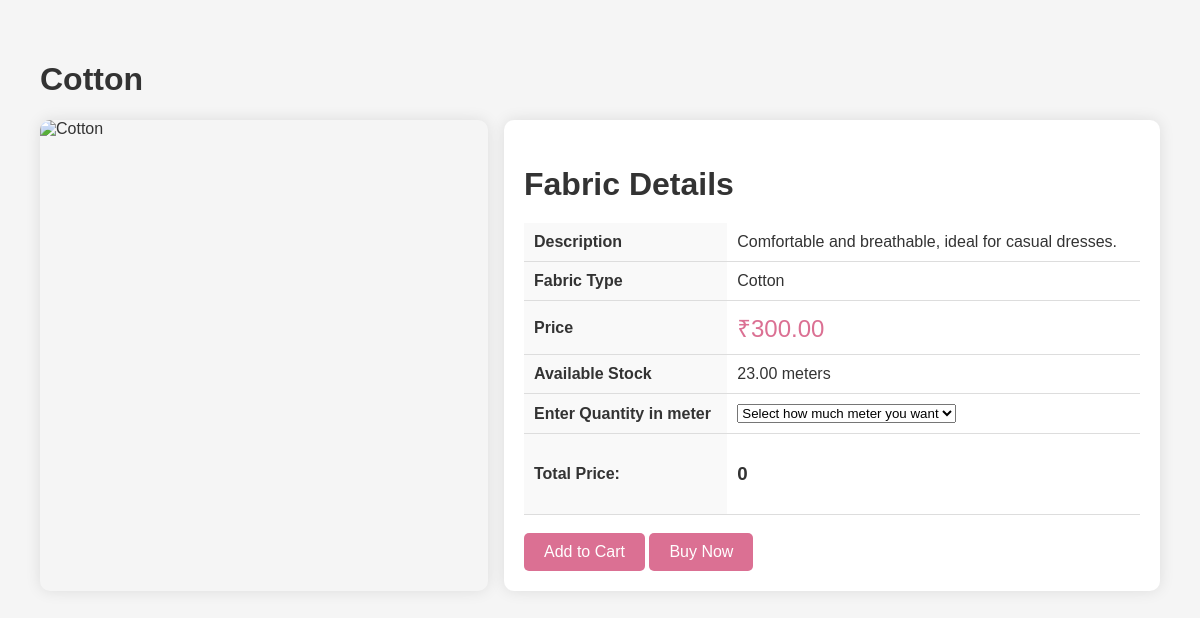
Page /admin/fabric_details.php?id=3 on the committed database.
### tables this page shows
CREATE TABLE `fabrics` (
  `FABRIC_ID` int(11) NOT NULL,
  `NAME` varchar(100) NOT NULL,
  `IMAGE_URL` varchar(255) DEFAULT NULL,
  `DESCRIPTION` text DEFAULT NULL,
  `PRICE_PER_UNIT` decimal(10,2) NOT NULL,
  `AVAILABLE_QUANTITY` decimal(10,2) NOT NULL,
  `CREATED_AT` datetime NOT NULL DEFAULT current_timestamp(),
  `visibility` tinyint(1) DEFAULT 1,
  `STOCK_STATUS` varchar(20) NOT NULL DEFAULT 'In Stock'
);

### admin/fabric_details.php (the view, shortened to what this page needs)
<?php
$dbcon = mysqli_connect("localhost", "root", "", "fashion");
if (isset($_GET['id']) && is_numeric($_GET['id'])) {
    $fabric_id = intval($_GET['id']);
    $sql = "SELECT * FROM fabrics WHERE FABRIC_ID = $fabric_id";
    $result = mysqli_query($dbcon, $sql);
    if ($result->num_rows > 0) {
        $fabric = $result->fetch_assoc();
        $stock = $fabric['AVAILABLE_QUANTITY'];
    } else {
        echo "Fabric not found.";
        exit();
    }
} else {
    echo "Invalid fabric ID.";
    exit();
}
?>
<!DOCTYPE html>
<html lang="en">
<head>
</head>
<body>
    <form action="" method="post">
    <div class="container">
        <h1><?php echo htmlspecialchars($fabric['NAME']); ?></h1>
        <div class="fabric-details">
            <img src="<?php echo htmlspecialchars($fabric['IMAGE_URL']); ?>" alt="<?php echo htmlspecialchars($fabric['NAME']); ?>">
            <div class="fabric-info">
                <h2>Fabric Details</h2>
                <table>
                    <tr>
                        <th>Description</th>
                        <td><?php echo htmlspecialchars($fabric['DESCRIPTION']); ?></td>
                    </tr>
                    <tr>
                        <th>Fabric Type</th>
                        <td><?php echo htmlspecialchars($fabric['NAME']); ?></td>
                    </tr>
                    <tr>
                        <th>Price</th>
                        <td class="price">₹<?php echo number_format($fabric['PRICE_PER_UNIT'], 2); ?></td>
                    </tr>
                    <tr>
                        <th>Available Stock</th>
                        <td><?php echo htmlspecialchars($stock); ?> meters</td>
                    </tr>
                    <tr>
                        <th>Enter Quantity in meter</th>
                        <td>
                            <select id="meter" name="meter" onchange="updatePrice()">
                                <option value="0">Select how much meter you want</option>
                            </select>
                        </td>
                    </tr>
                    <tr>
                        <th>Total Price:</th>
                        <td><h3><span id="total-price">0</span></h3></td>
                    </tr>
                </table>
                <br>
                <button type="submit" class="buy-button" name="cart-fabric">Add to Cart</button>
                <button type="submit" class="buy-button" name="buy-fabric" onclick="return confirmPurchase();">Buy Now</button>
            </div>
        </div>
    </div>
    </form>
</body>
</html>

### admin/fabric_details.php (style rules this page uses)
body { font-family: 'Arial', sans-serif; margin: 0; padding: 0; background-color: #f5f5f5; color: #333; }
.container { padding: 40px; max-width: 1200px; margin: auto; }
.fabric-details { display: flex; justify-content: space-between; margin-top: 20px; }
.fabric-details img { width: 40%; height: auto; object-fit: contain; border-radius: 10px; box-shadow: 0 0 15px rgba(0, 0, 0, 0.1); }
.fabric-info { width: 55%; padding: 20px; background-color: #fff; border-radius: 10px; box-shadow: 0 0 15px rgba(0, 0, 0, 0.1); }
.fabric-info h2 { font-size: 2em; margin-bottom: 20px; color: #333; }
.fabric-info table { width: 100%; border-collapse: collapse; }
.fabric-info table th, .fabric-info table td { padding: 10px; text-align: left; border-bottom: 1px solid #ddd; }
.fabric-info table th { background-color: #f9f9f9; color: #333; }
.price { font-size: 1.5em; color: palevioletred; margin-bottom: 20px; }
.buy-button { background-color: palevioletred; color: white; padding: 10px 20px; border: none; border-radius: 5px; cursor: pointer; font-size: 1em; transition: background-color 0.3s ease; }

### rows in the picture
fabrics: NAME "Cotton", DESCRIPTION "Comfortable and breathable, ideal for casual dresses.", PRICE_PER_UNIT "300.00", AVAILABLE_QUANTITY "23.00"
